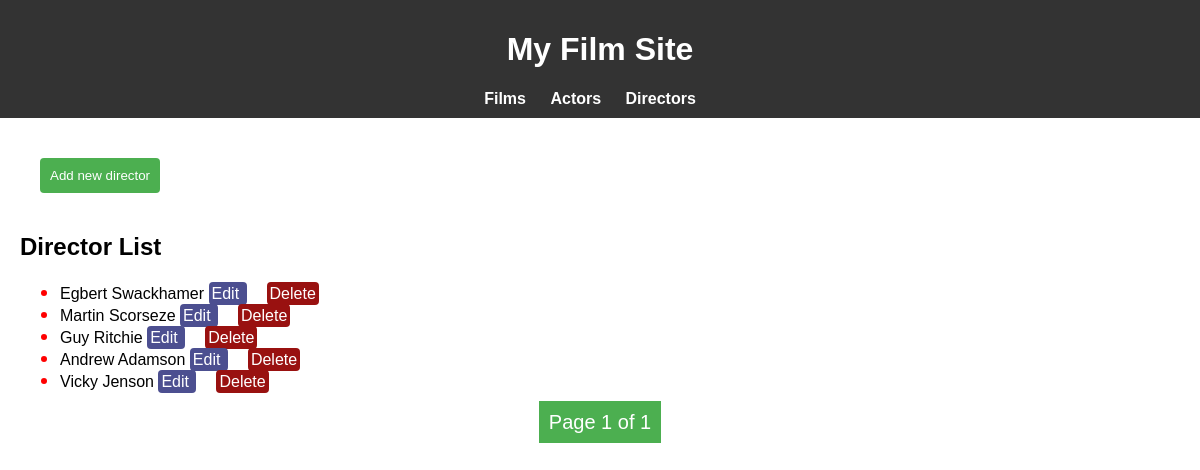
/directors/, run on an earlier commit of the app's database.
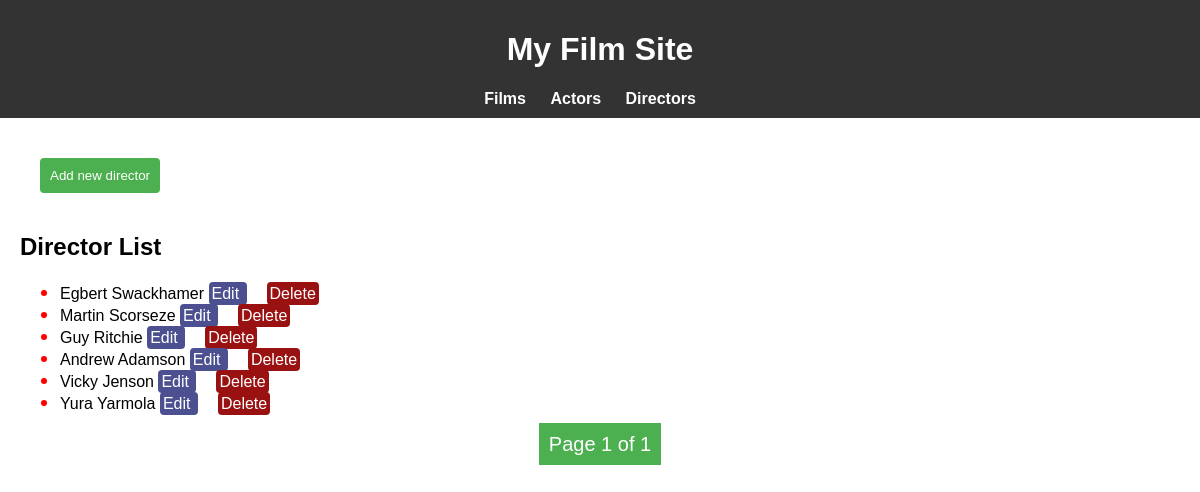
And on a later commit of the database.
### directors/models.py (models this page shows, shortened)
class Director(models.Model):
    name = models.CharField(max_length=100)
    last_name = models.CharField(max_length=100)

### directors/views.py (the view)
# urls.py: path('directors/', DirectorListView.as_view(), name='director_list'),
class DirectorListView(ListView):
    model = Director
    template_name = 'films/director_list.html'
    context_object_name = 'directors'
    paginate_by = 25
    def get_queryset(self):
        return Director.objects.all()

### templates/films/director_list.html
{% extends 'films/base.html' %}
{% block content %}
            <a href="{% url 'add_director' %}"> <button class="details-button"> Add new director</button></a>
    <h2>Director List</h2>
    <ul>
        {% for director in directors %}
            <li>{{ director.name }} {{ director.last_name }}
                <a href="{% url 'edit_director' director.id %}" class="edit_film" target="_blank">
                    Edit
                </a>
                <a href="{% url 'delete_director' director.id %}" class="button_delete" target="_blank">
                    Delete
                </a>
            </li>
        {% endfor %}
    </ul>
{% endblock %}

What changed in the data, as far as the page shows it:
added Director: name "Yura", last_name "Yarmola"
